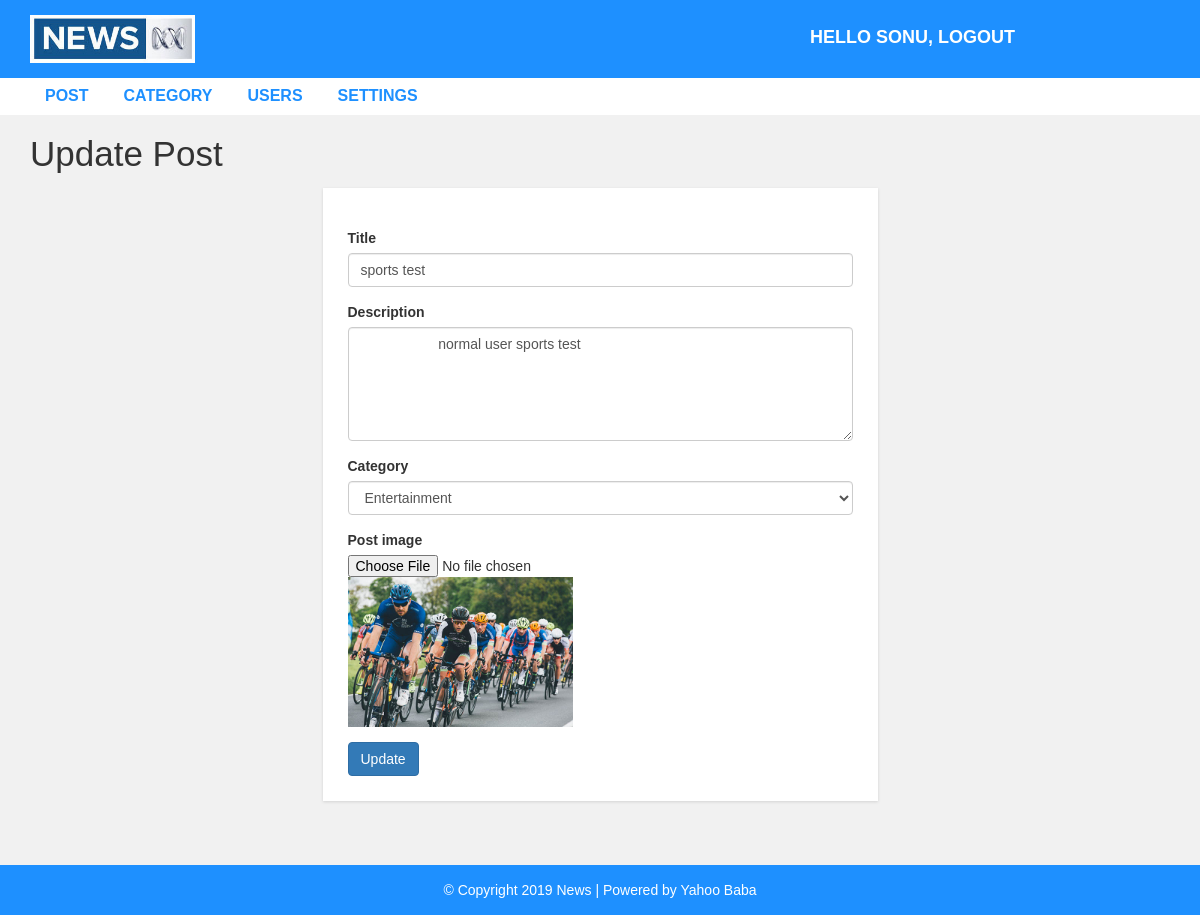
Page /admin/update-post.php?id=4 (signed in) on the committed database.
### tables this page shows
CREATE TABLE `post` (
  `post_id` int(11) NOT NULL,
  `title` varchar(100) NOT NULL,
  `description` text NOT NULL,
  `category` varchar(100) NOT NULL,
  `post_date` varchar(50) NOT NULL,
  `author` int(11) NOT NULL,
  `post_img` varchar(100) NOT NULL
);

### admin/update-post.php (the view, shortened to what this page needs)
<?php include "header.php";
?>
<div id="admin-content">
  <div class="container">
  <div class="row">
    <div class="col-md-12">
        <h1 class="admin-heading">Update Post</h1>
    </div>
    <div class="col-md-offset-3 col-md-6">
      <?php
        include "config.php";
        $post_id = $_GET['id'];
        $sql = "SELECT post.post_id, post.title, post.description,post.post_img,
        category.category_name, post.category FROM post
        LEFT JOIN category ON post.category = category.category_id
        LEFT JOIN user ON post.author = user.user_id
        WHERE post.post_id = {$post_id}";
        $result = mysqli_query($conn, $sql) or die("Query Failed.");
        if(mysqli_num_rows($result) > 0){
          while($row = mysqli_fetch_assoc($result)) {
      ?>
        <form action="save-update-post.php" method="POST" enctype="multipart/form-data" autocomplete="off">
            <div class="form-group">
                <label for="exampleInputTile">Title</label>
                <input type="text" name="post_title"  class="form-control" id="exampleInputUsername" value="<?php echo $row['title']; ?>">
            </div>
            <div class="form-group">
                <label for="exampleInputPassword1"> Description</label>
                <textarea name="postdesc" class="form-control"  required rows="5">
                    <?php echo $row['description']; ?>
                </textarea>
            </div>
            <div class="form-group">
                <label for="exampleInputCategory">Category</label>
                <select class="form-control" name="category">
                  <?php
                    include "config.php";
                    $sql1 = "SELECT * FROM category";
                    $result1 = mysqli_query($conn, $sql1) or die("Query Failed.");
                    if(mysqli_num_rows($result1) > 0){
                      while($row1 = mysqli_fetch_assoc($result1)){
                        if($row['category'] == $row1['category_id']){
                          $selected = "selected";
                        }else{
                          $selected = "";
                        }
                        echo "<option {$selected} value='{$row1['category_id']}'>{$row1['category_name']}</option>";
                      }
                    }
                  ?>
                </select>
            </div>
            <div class="form-group">
                <label for="">Post image</label>
                <input type="file" name="new-image">
                <img  src="upload/<?php echo $row['post_img']; ?>" height="150px">
            </div>
            <input type="submit" name="submit" class="btn btn-primary" value="Update" />
        </form>
        <?php
          }
        }else{
          echo "Result Not Found.";
        }
        ?>
      </div>
    </div>
  </div>
</div>
<?php include "footer.php"; ?>

### css/style.css (style rules this page uses)
body { background: #f1f1f1; font-family: sans-serif,arial,Helvetica; }
#admin-content { padding: 20px 0; min-height: 750px; }
#admin-content .admin-heading { font-size: 35px; margin: 0 0 15px; }
form { background: #fff; padding: 25px; box-shadow:0 1px 3px rgba(0, 0, 0, 0.13); }

### rows in the picture
post: post_title "sports test", postdesc "normal user sports test", post_img (picture)

### other values in the picture
$_SESSION["username"] "SONU"
form field category "Entertainment"
